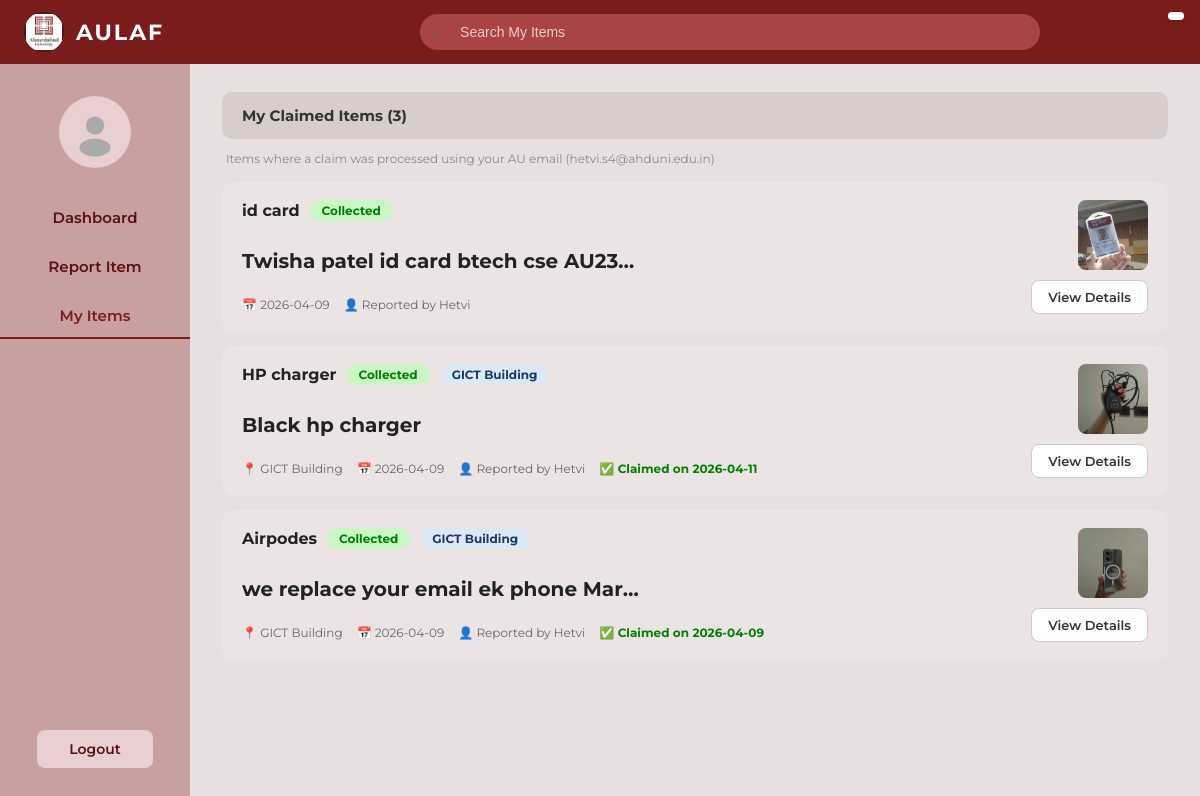
The page /my-items/ (signed in) on the database its author committed.
### items/models.py (models this page shows, shortened)
class Item(models.Model):
    item_name       = models.CharField(max_length=100)
    image           = models.ImageField(upload_to="items/")
    description     = models.TextField(blank=True, null=True)
    status          = models.CharField(max_length=20, choices=STATUS_CHOICES, default="Not Collected")
    submission_type = models.CharField(max_length=20, choices=SUBMISSION_CHOICES)
    submitted_at    = models.CharField(max_length=10, choices=LOCATION_CHOICES, blank=True, null=True)
    reported_by     = models.ForeignKey(User, on_delete=models.CASCADE)
    date_reported   = models.DateTimeField(auto_now_add=True)
    audio_blob       = models.FileField(upload_to='audio/', blank=True, null=True)
    audio_transcript = models.TextField(blank=True, null=True)

class Claim(models.Model):
    item            = models.ForeignKey(Item, on_delete=models.CASCADE, related_name="claims")
    claimer_name    = models.CharField(max_length=100)
    enrollment_no   = models.CharField(max_length=50)
    au_email        = models.EmailField()
    id_card_photo   = models.ImageField(upload_to="claims/")
    claimed_at      = models.DateTimeField(auto_now_add=True)
    filled_by       = models.ForeignKey(User, on_delete=models.CASCADE, related_name="claims_filled")
    audio_file = models.FileField(upload_to='audio/', null=True, blank=True)

### items/views.py (the view)
# urls.py: path("my-items/",                 views.my_items,      name="my_items"),
@login_required
def my_items(request):
    items = Item.objects.filter(reported_by=request.user)
    return render(request, "items/my_items.html", {"items": items})

### items/templates/items/my_items.html (shortened to what this page needs)
{% load static %}
<!DOCTYPE html>
<html lang="en">
<head>
    <link rel="stylesheet" href="{% static 'items/in.css' %}">
</head>
<body class="dashboard-body">
    <nav class="dash-navbar">
        <div class="dash-nav-left">
            <div class="dash-nav-logo">
                <img src="{% static 'items/au_logo.jpeg' %}" alt="AU" class="nav-icon"
                     onerror="this.style.display='none'">
            </div>
            <span class="dash-nav-title">AULAF</span>
        </div>
        <div class="dash-nav-center">
            <div class="dash-search-wrapper">
                <span class="dash-search-icon">⌕</span>
                <input type="text" id="searchBox"
                       placeholder="Search My Items"
                       class="dash-search-input"
                       autocomplete="off">
            </div>
        </div>
    </nav>
    <div class="dash-layout">
        <aside class="dash-sidebar">
            <div class="dash-avatar">
                <div class="dash-avatar-circle">
                    <svg viewBox="0 0 40 40" fill="none" xmlns="http://www.w3.org/2000/svg">
                        <circle cx="20" cy="15" r="7" fill="#aaa"/>
                        <ellipse cx="20" cy="32" rx="12" ry="7" fill="#aaa"/>
                    </svg>
                </div>
            </div>
            <nav class="dash-sidebar-nav">
                <a href="{% url 'home' %}"     class="dash-sidebar-link">Dashboard</a>
                <a href="{% url 'add_item' %}" class="dash-sidebar-link">Report Item</a>
                <a href="{% url 'my_items' %}" class="dash-sidebar-link active">My Items</a>
            </nav>
            <a href="{% url 'logout' %}" class="dash-logout-btn">Logout</a>
        </aside>
        <main class="dash-main">
            <div class="dash-recent-header" style="margin-bottom: 20px;">
                <span>
                    My Claimed Items
                    (<span id="visibleCount">{{ items|length }}</span>)
                </span>
            </div>
            <p style="font-family: 'Montserrat', Arial, sans-serif; font-size: 12px;
                       color: #888; margin: -8px 0 16px 4px;">
                Items where a claim was processed using your AU email
                ({{ request.user.email }})
            </p>
            <div id="itemsContainer" class="dash-items-list">
                {% for item in items %}
                {% with claim=item.claims.all %}
                <div class="dash-item-card"
                     data-name="{{ item.item_name|lower }}"
                     data-status="{{ item.status|lower|slugify }}"
                     data-desc="{{ item.description|lower|default:'' }}">
                    <div class="dash-item-left">
                        <div class="dash-item-title-row">
                            <span class="dash-item-name">{{ item.item_name }}</span>
                            <span class="dash-badge dash-badge--{{ item.status|lower|slugify }}">
                                {{ item.status }}
                            </span>
                            {% if item.submitted_at %}
                                <span class="dash-badge dash-badge--category">
                                    {{ item.get_submitted_at_display }}
                                </span>
                            {% endif %}
                        </div>
                        <p class="dash-item-desc">
                            {{ item.description }}
                        </p>
                        <div class="dash-item-meta">
                            {% if item.submitted_at %}
                                <span class="dash-meta-chip">
                                    📍 {{ item.get_submitted_at_display }}
                                </span>
                            {% endif %}
                            <span class="dash-meta-chip">
                                📅 {{ item.date_reported|date:"Y-m-d" }}
                            </span>
                            <span class="dash-meta-chip">
                                👤 Reported by {{ item.reported_by.username }}
                            </span>
                            {% for claim in item.claims.all %}
                                {% if claim.au_email == request.user.email %}
                                    <span class="dash-meta-chip" style="color: green; font-weight: 700;">
                                        ✅ Claimed on {{ claim.claimed_at|date:"Y-m-d" }}
                                    </span>
                                {% endif %}
                            {% endfor %}
                        </div>
                    </div>
                    <div class="dash-item-right">
                        {% if item.image %}
                            <img src="{{ item.image.url }}"
                                 class="dash-item-thumb"
                                 alt="{{ item.item_name }}">
                        {% endif %}
                        <a href="{% url 'item_detail' item.id %}" class="dash-view-btn">
                            View Details
                        </a>
                    </div>
                </div>
                {% endwith %}
                {% endfor %}
            </div>
        </main>
    </div>
    <div id="google_translate_element"></div>
</body>
</html>

### items/templates/items/my_items.html (style rules this page uses)
#google_translate_element { position: fixed; top: 12px; right: 16px; z-index: 99999; background: #fff; border-radius: 8px; padding: 4px 8px; box-shadow: 0 2px 8px rgba(0,0,0,0.2); }
body { top: 0 !important; }

### rows shown on the page
Item: item_name "id card", status "Collected", description "Twisha patel id card btech cse AU23…", date_reported "2026-04-09", reported_by.username "Hetvi", image (picture)
Item: item_name "HP charger", status "Collected", submitted_at "GICT Building", description "Black hp charger", date_reported "2026-04-09", reported_by.username "Hetvi", image (picture)
Claim: claimed_at "2026-04-11"
Item: item_name "Airpodes", status "Collected", submitted_at "GICT Building", description "we replace your email ek phone Mar…", date_reported "2026-04-09", reported_by.username "Hetvi", image (picture)
Claim: claimed_at "2026-04-09"

### other values the page prints
{{ items|length }} "3"
{{ request.user.email }} "hetvi.s4@ahduni.edu.in"
